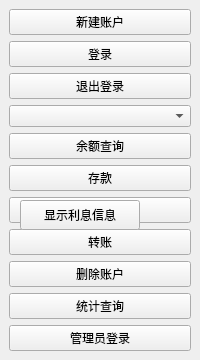
<?xml version='1.0' encoding='utf-8'?>
<ui version="4.0">
 <class>MainWindow</class>
 <widget class="QMainWindow" name="MainWindow">
  <property name="windowTitle"><string>ATM 系统</string></property>
  <widget class="QWidget" name="centralwidget">
   <layout class="QVBoxLayout">
    <item><widget class="QPushButton" name="btnNewAcct"><property name="text"><string>新建账户</string></property></widget></item>
    <item><widget class="QPushButton" name="btnLogin"><property name="text"><string>登录</string></property></widget></item>
    <item><widget class="QPushButton" name="btnLogout"><property name="text"><string>退出登录</string></property></widget></item>
    <item><widget class="QComboBox" name="comboAccounts" /></item>
    <item><widget class="QPushButton" name="btnBalance"><property name="text"><string>余额查询</string></property></widget></item>
    <item><widget class="QPushButton" name="btnDeposit"><property name="text"><string>存款</string></property></widget></item>
    <item><widget class="QPushButton" name="btnWithdraw"><property name="text"><string>取款</string></property></widget></item>
    <item><widget class="QPushButton" name="btnTransfer"><property name="text"><string>转账</string></property></widget></item>
    <item><widget class="QPushButton" name="btnDeleteAcct"><property name="text"><string>删除账户</string></property></widget></item>
    <item><widget class="QPushButton" name="btnStats"><property name="text"><string>统计查询</string></property></widget></item>
   
    <item>
        <widget class="QPushButton" name="btnAdminLogin">
            <property name="text">
                <string>管理员登录</string>
            </property>
        </widget>
    </item>

</layout>
  <widget class="QPushButton" name="btnShowInterest"><property name="geometry"><rect><x>20</x><y>200</y><width>120</width><height>30</height></rect></property><property name="text"><string>显示利息信息</string></property></widget></widget>
 </widget>
</ui>
